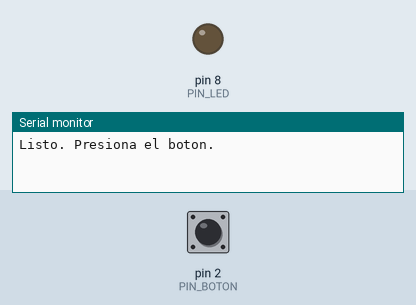
A sketch run on a simulated Arduino Uno, built with avr-gcc and run on an emulated ATmega328P. Shown: output pins drawn as LEDs (lit = HIGH), the last lines printed to the serial monitor. The inputs (shaded band) are chosen by the test bench; at power-on: pin 2 (PIN_BOTON) HIGH.

Above: at 1.2 s.
1.3 s: pin 2 (PIN_BOTON) pulled LOW for 0.15 s
At 1.7 s:
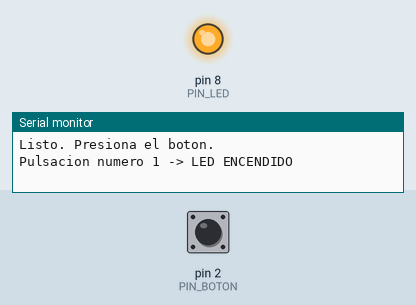
2.9 s: pin 2 (PIN_BOTON) pulled LOW for 1 s
At 4.1 s:
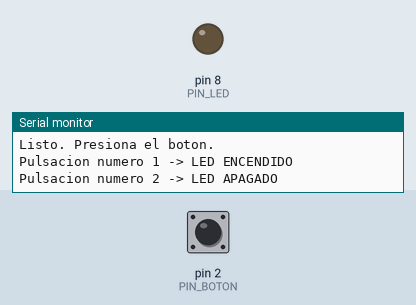
5.4 s: pin 2 (PIN_BOTON) pulled LOW for 3.2 s
At 6.1 s:
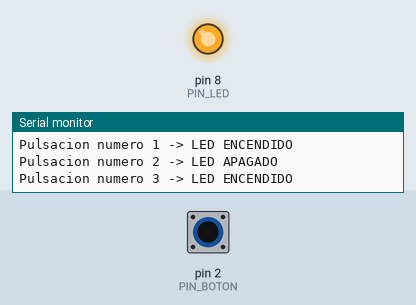
10.1 s: pin 2 (PIN_BOTON) pulsed LOW 2 times (0.12 s each, 0.3 s apart)
At 10.74 s:
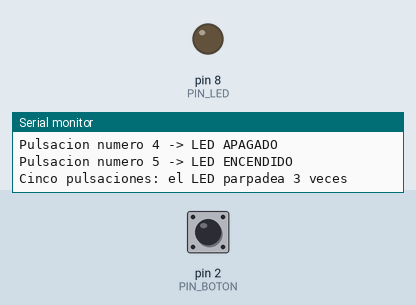
Timing chart, 0 to 13.1 s (numbered marks = the images above; inputs shaded):
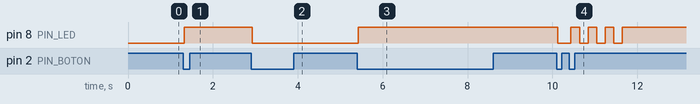

Measured:
- after the input at 1.3 s, pin 8 (PIN_LED): LOW → HIGH at once
- after the input at 2.9 s, pin 8 (PIN_LED): HIGH → LOW at once
- after the input at 5.4 s, pin 8 (PIN_LED): LOW → HIGH at once
- after the input at 10.1 s, pin 8 (PIN_LED): HIGH → LOW at once, then repeats every 0.42 s: HIGH 0.22 s, LOW 0.20 s, until it stays HIGH from 11.6 s

The sketch:

P06_parpadeo_cada_5.ino
```cpp
/*
  P06 · Reto: parpadear 3 veces cada 5 pulsaciones (solución del instructor)     Sesión 3
  ------------------------------------------------------------------
  Qué hace: como P06 (cada pulsación enciende o apaga el LED y se cuenta en el Monitor Serie),
  pero en la pulsación 5, 10, 15... el LED parpadea 3 veces y después vuelve a como estaba.

  Conexiones: las mismas de P05 y P06
    LED rojo  pin 8 (con su resistencia de 220 ohm)
    Botón     pin 2 y GND, en patas opuestas (en diagonal)

  Ideas clave:
    - El operador % da el RESIDUO de una división: 5 % 5 = 0, 6 % 5 = 1, 10 % 5 = 0.
      Por eso "pulsaciones % 5 == 0" es verdad solo en 5, 10, 15...
    - La función parpadear3() junta las órdenes del parpadeo: las mismas cuatro líneas
      repetidas tres veces. En la Sesión 4 la instrucción "for" permite escribirlas una sola vez.
    - Mientras parpadea, el programa está en delay() y no mira el botón: un toque en ese
      momento se pierde. Se resuelve más adelante con millis().

  Cómo ver los mensajes: Herramientas -> Monitor Serie, velocidad 9600.
*/

const int PIN_BOTON = 2;
const int PIN_LED = 8;
const int TIEMPO_PARPADEO = 200;     // milisegundos encendido y milisegundos apagado

bool ledEncendido = false;           // el LED empieza apagado
int estadoAnterior = HIGH;           // el botón empieza suelto (HIGH por INPUT_PULLUP)
int pulsaciones = 0;                 // cuántas veces se ha presionado

// Parpadea 3 veces y deja el LED como estaba (según ledEncendido)
void parpadear3() {
  digitalWrite(PIN_LED, HIGH);
  delay(TIEMPO_PARPADEO);
  digitalWrite(PIN_LED, LOW);
  delay(TIEMPO_PARPADEO);

  digitalWrite(PIN_LED, HIGH);
  delay(TIEMPO_PARPADEO);
  digitalWrite(PIN_LED, LOW);
  delay(TIEMPO_PARPADEO);

  digitalWrite(PIN_LED, HIGH);
  delay(TIEMPO_PARPADEO);
  digitalWrite(PIN_LED, LOW);
  delay(TIEMPO_PARPADEO);

  if (ledEncendido) {                // devuelve el LED al estado que tenía
    digitalWrite(PIN_LED, HIGH);
  } else {
    digitalWrite(PIN_LED, LOW);
  }
}

void setup() {
  pinMode(PIN_BOTON, INPUT_PULLUP);
  pinMode(PIN_LED, OUTPUT);
  Serial.begin(9600);
  Serial.println("Listo. Presiona el boton.");
}

void loop() {
  int estadoActual = digitalRead(PIN_BOTON);

  if (estadoActual != estadoAnterior) {      // el botón cambió
    delay(30);                               // antirrebote
    estadoActual = digitalRead(PIN_BOTON);   // vuelve a leer

    if (estadoAnterior == HIGH && estadoActual == LOW) {   // acaba de presionarse
      ledEncendido = !ledEncendido;          // invierte el estado
      pulsaciones = pulsaciones + 1;

      if (ledEncendido) {
        digitalWrite(PIN_LED, HIGH);
      } else {
        digitalWrite(PIN_LED, LOW);
      }

      Serial.print("Pulsacion numero ");
      Serial.print(pulsaciones);
      Serial.print(" -> LED ");
      if (ledEncendido) {
        Serial.println("ENCENDIDO");
      } else {
        Serial.println("APAGADO");
      }

      if (pulsaciones % 5 == 0) {            // ¿es múltiplo de 5?
        Serial.println("Cinco pulsaciones: el LED parpadea 3 veces");
        parpadear3();
      }
    }
    estadoAnterior = estadoActual;
  }
}
```
